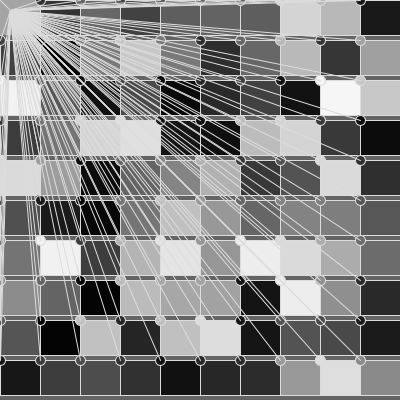
Frame 1 (no input)
Frame 60 (the mouse pressed at the canvas centre just before this capture): identical to frame 1, image omitted
Frame 120 (the mouse held since frame 60 and released just before this capture): identical to frame 1, image omitted

The Processing sketch that drew this single still picture (run headless with seeded random() and noise(); from frame 60 on, the mouse is pressed at the canvas centre):

// Processing sketch: processing_49023
// ── processing_49023.pde

float x = 0;
void setup() {
  size(400, 400);
  background(100,255);
  //background(0,0,random(255));
  noStroke();
}

void draw() {
   while (x < width) {
     
    float y = 0;
    while (y < height) {
      fill(random(0,255));
      rect(x, y, 40, 35);
      ellipse(x,y,10,10);
      stroke(220,255);
      line(x,y,10,10);
      y= y + 40;
    }

  x = x + 40;
  }
}
